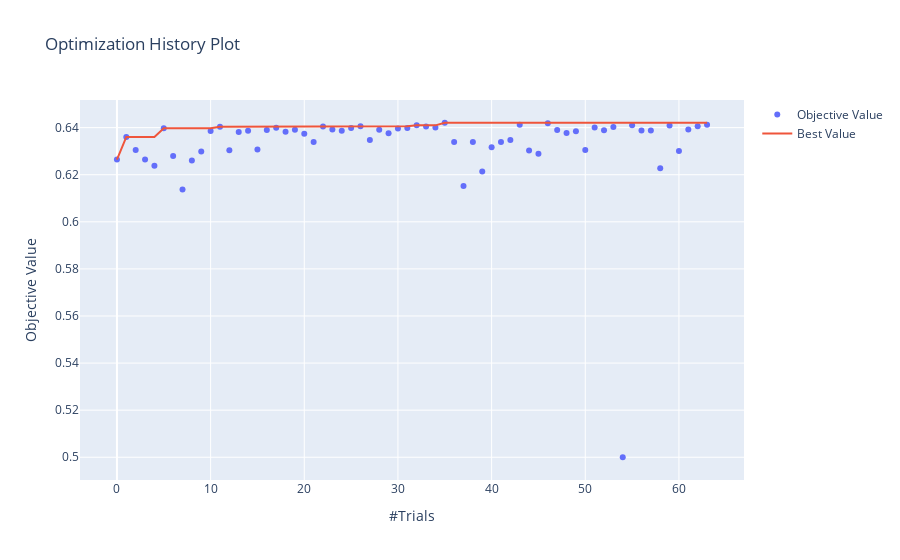

Notebook code cell kept with this figure:
### Markdown cell above
### Resultados do MLP

### Code cell
optuna.visualization.plot_optimization_history(study_0)
